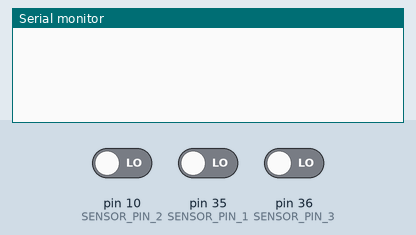
A sketch run on a simulated Arduino Mega 2560, built with avr-gcc and run on an emulated ATmega2560. Parts: the last lines printed to the serial monitor. The inputs (shaded band) are chosen by the test bench; at power-on: pin 10 (SENSOR_PIN_2) LOW, pin 35 (SENSOR_PIN_1) LOW, pin 36 (SENSOR_PIN_3) LOW.

Above: at 1.8 s.
1.9 s: pin 10 (SENSOR_PIN_2) driven HIGH
At 2.4 s:
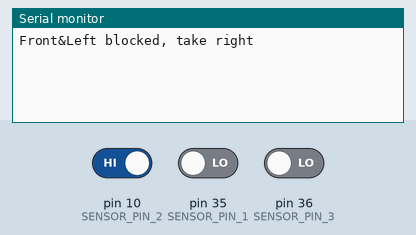
4.0 s: pin 35 (SENSOR_PIN_1) driven HIGH
At 4.4 s:
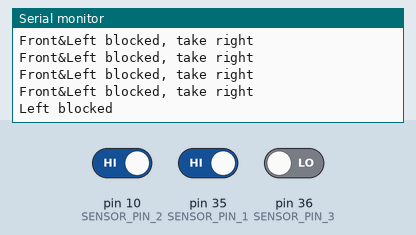
6.0 s: pin 36 (SENSOR_PIN_3) driven HIGH
At 6.4 s:
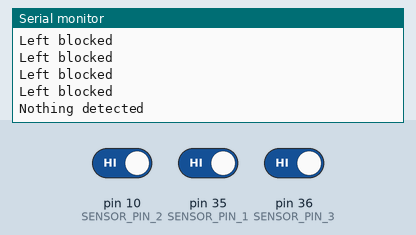
8.0 s: pin 10 (SENSOR_PIN_2) driven LOW
At 8.4 s:
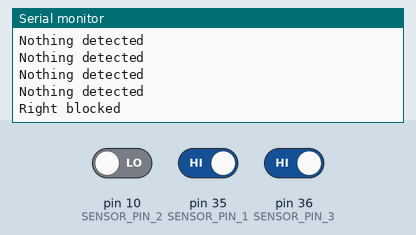
10.0 s: pin 35 (SENSOR_PIN_1) driven LOW
At 10.4 s:
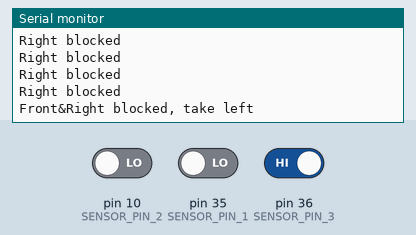
12.0 s: pin 10 (SENSOR_PIN_2) driven HIGH
At 12.3 s:
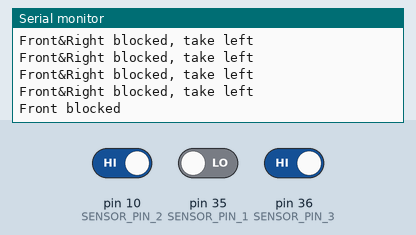

The sketch:

IR.ino
```cpp
/*#define SENSOR_PIN 32 // Define the pin where the sensor is connected

void setup() {
  Serial.begin(115200);      // Start the serial communication at 115200 baud rate
  pinMode(SENSOR_PIN, INPUT); // Set the sensor pin as input
}

void loop() {
  int sensorValue = digitalRead(SENSOR_PIN); // Read the sensor value

  // Check if the sensor is detecting an object
  if(sensorValue == HIGH) {
    Serial.println(" No Object Detected :(");
  } else {
    Serial.println("Object Detected :)");
  }
  delay(500); // Wait for 500 milliseconds before reading the sensor again
}*/

/** Define the pins where the sensors are connected
#define SENSOR_PIN_1 32
#define SENSOR_PIN_2 35
#define SENSOR_PIN_3 34
#define SENSOR_PIN_4 39

void setup() {
  Serial.begin(115200); // Start the serial communication at 115200 baud rate

  // Set the sensor pins as input
  pinMode(SENSOR_PIN_1, INPUT);
  pinMode(SENSOR_PIN_2, INPUT);
  pinMode(SENSOR_PIN_3, INPUT);
  pinMode(SENSOR_PIN_4, INPUT);
}

void loop() {
  // Read the sensor values
  int sensorValue1 = digitalRead(SENSOR_PIN_1);
  int sensorValue2 = digitalRead(SENSOR_PIN_2);
  int sensorValue3 = digitalRead(SENSOR_PIN_3);
  int sensorValue4 = digitalRead(SENSOR_PIN_4);

  // Check and print the status of each sensor
  Serial.print("Front Sensor: "); // 6 inches threshold, 1 dash
  Serial.println(sensorValue1 == HIGH ? "No Object Detected :(" : "Object Detected :)");
  Serial.print("Right Seneor: "); // 2.5 inch, 2 dashes
  Serial.println(sensorValue2 == HIGH ? "No Object Detected :(" : "Object Detected :)");
  Serial.print("Left Sensor: "); // 2.5 inch, 3 dashes
  Serial.println(sensorValue3 == HIGH ? "No Object Detected :(" : "Object Detected :)");
  Serial.print("Back Sensor: "); // 2 inches, 4 dashes
  Serial.println(sensorValue4 == HIGH ? "No Object Detected :(" : "Object Detected :)");

  delay(500); // Wait for 500 milliseconds before reading the sensors again
}**/

//----------------------------------------------
// Define the pins where the sensors are connected
#define SENSOR_PIN_1 35
#define SENSOR_PIN_2 10
#define SENSOR_PIN_3 36

// Structure to hold the status of all sensors
struct SensorStatus {
  bool front;
  bool right;
  bool left;
};

void setup() {
  Serial.begin(115200); // Start the serial communication at 115200 baud rate

  // Set the sensor pins as input
  pinMode(SENSOR_PIN_1, INPUT);
  pinMode(SENSOR_PIN_2, INPUT);
  pinMode(SENSOR_PIN_3, INPUT);
}

void loop() {
  // Read the sensor values
  SensorStatus sensor_status;
  sensor_status.front = digitalRead(SENSOR_PIN_1) == HIGH;
  sensor_status.right = digitalRead(SENSOR_PIN_2) == HIGH;
  sensor_status.left = digitalRead(SENSOR_PIN_3) == HIGH;

  // Check and print the status of each sensor
  /**Serial.print("Front Sensor: ");
  Serial.println(sensor_status.front ? "No Object Detected :(" : "Object Detected :)");
  Serial.print("Right Sensor: ");
  Serial.println(sensor_status.right ? "No Object Detected :(" : "Object Detected :)");
  Serial.print("Left Sensor: ");
  Serial.println(sensor_status.left ? "No Object Detected :(" : "Object Detected :)");*/

  // Use the sensor_status variable in an if-else conditional
  if (sensor_status.front && sensor_status.right && sensor_status.left) {
    Serial.println("Nothing detected");
    }
    if (!sensor_status.front && sensor_status.right && sensor_status.left) {
    Serial.println("Front blocked");
    }
    if (sensor_status.front && !sensor_status.right && sensor_status.left) {
    Serial.println("Right blocked");
    }
    if (sensor_status.front && sensor_status.right && !sensor_status.left) {
    Serial.println("Left blocked");
    }
    if (!sensor_status.front && !sensor_status.right && sensor_status.left) {
    Serial.println("Front&Right blocked, take left");
    }
    if (!sensor_status.front && sensor_status.right && !sensor_status.left) {
    Serial.println("Front&Left blocked, take right");
    }
    if (sensor_status.front && !sensor_status.right && !sensor_status.left) {
    Serial.println("Right&Left blocked, go straight");
    }

  delay(500); // Wait for 500 milliseconds before reading the sensors again
}
```

Measured:
- after the input at 1.9 s, the serial monitor: prints a new line after 0.10 s (image 1)
- after the input at 4.0 s, the serial monitor: prints a new line at once (image 2)
- after the input at 6.0 s, the serial monitor: prints a new line at once (image 3)
- after the input at 8.0 s, the serial monitor: prints a new line at once (image 4)
- after the input at 10.0 s, the serial monitor: prints a new line at once (image 5)
- after the input at 12.0 s, the serial monitor: prints a new line at once (image 6)
